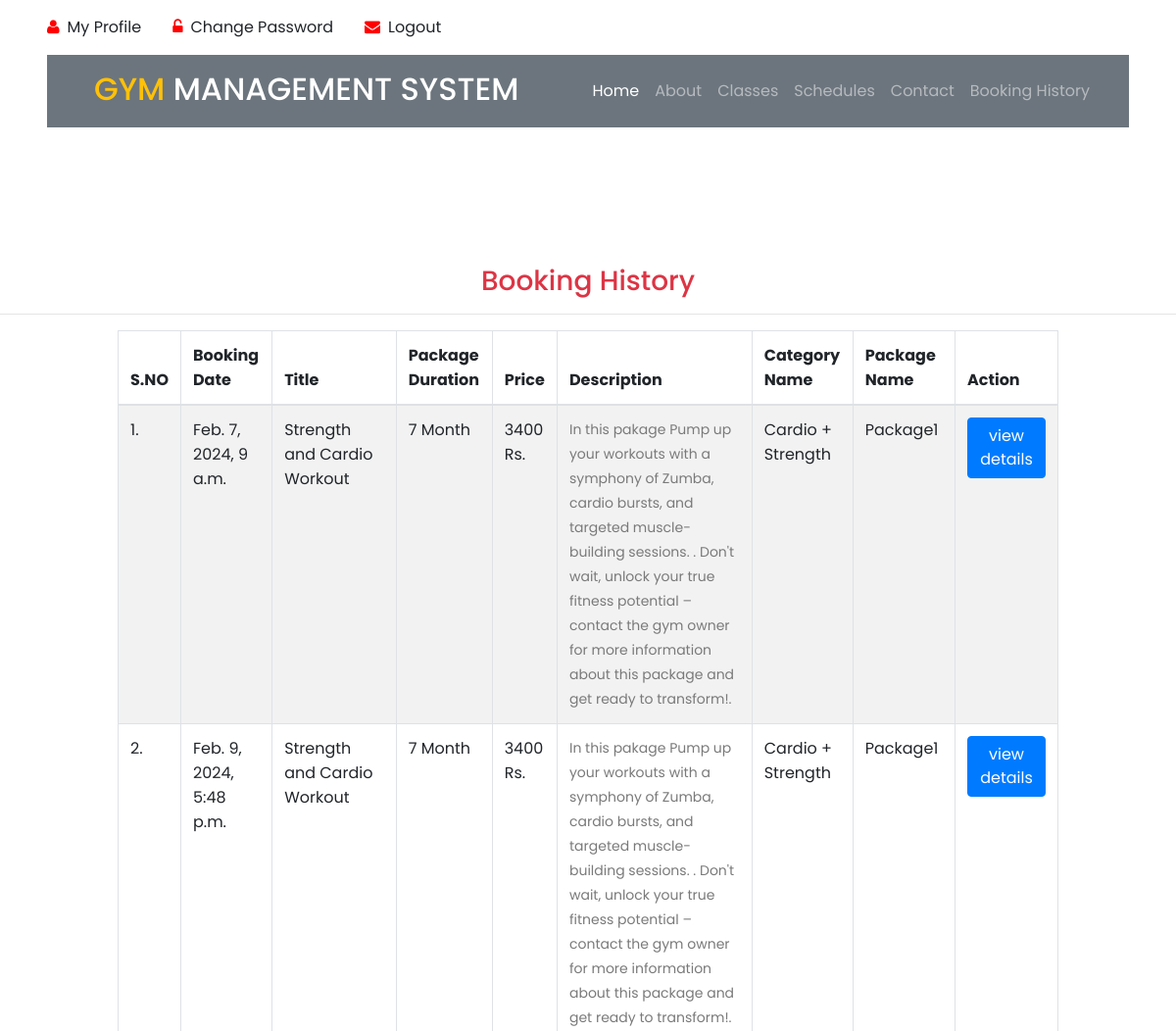
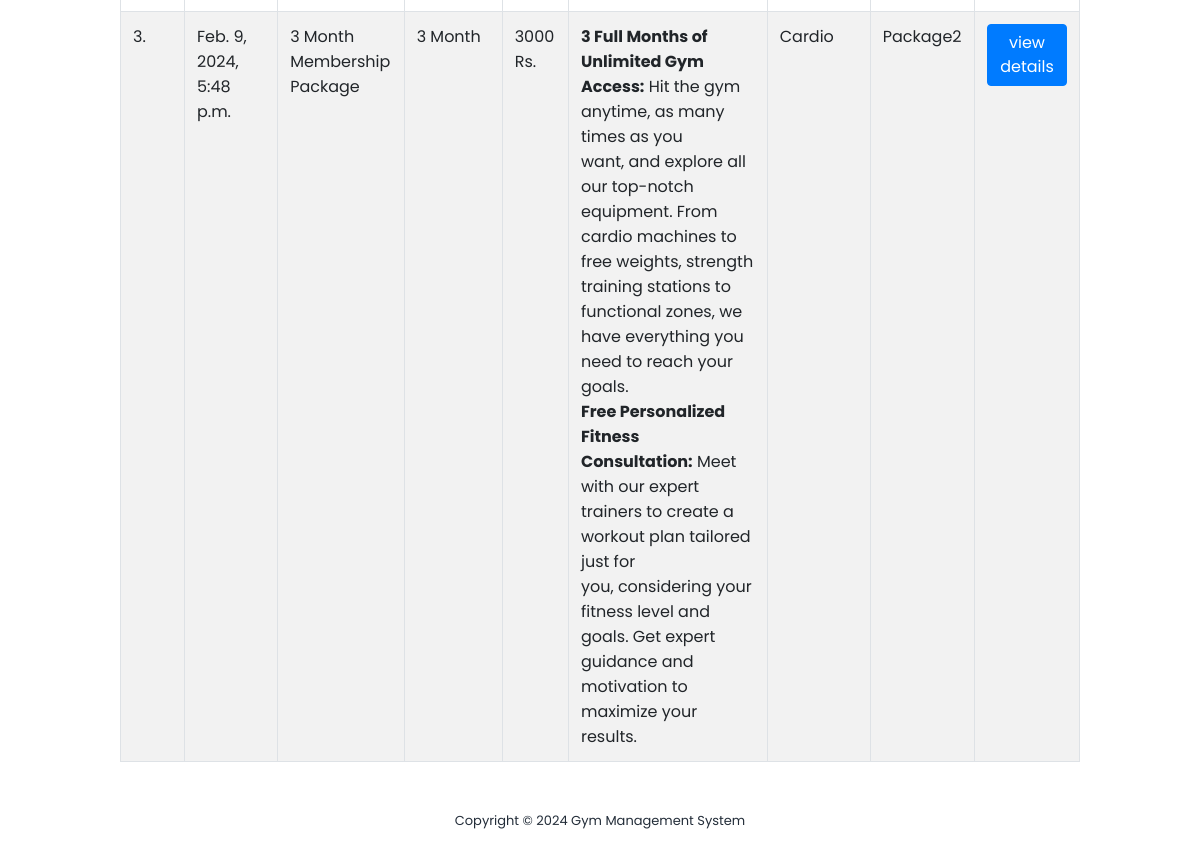
The page /new_booking/ (signed in) on the database its author committed (2 pictures, top to bottom).
### gym/models.py (models this page shows, shortened)
class Booking(models.Model):
    package = models.ForeignKey(
        Package, on_delete=models.CASCADE, null=True, blank=True)
    register = models.ForeignKey(
        Signup, on_delete=models.CASCADE, null=True, blank=True)
    bookingnumber = models.CharField(max_length=100, null=True, blank=True)
    status = models.IntegerField(choices=STATUS, default=1)
    creationdate = models.DateTimeField(auto_now_add=True)

class Package(models.Model):
    category = models.ForeignKey(Category, on_delete=models.CASCADE, null=True)
    packagename = models.ForeignKey(
        Packagetype, on_delete=models.CASCADE, null=True)
    titlename = models.CharField(max_length=200, null=True)
    packageduration = models.CharField(max_length=50, null=True)
    price = models.CharField(max_length=200, null=True)
    description = models.CharField(max_length=200, null=True)
    creationdate = models.DateTimeField(auto_now_add=True)

class Category(models.Model):
    categoryname = models.CharField(max_length=200, null=True)
    status = models.CharField(max_length=300, null=True)
    creationdate = models.DateTimeField(auto_now_add=True)

class Packagetype(models.Model):
    category = models.ForeignKey(Category, on_delete=models.CASCADE, null=True)
    packagename = models.CharField(max_length=200, null=True)
    creationdate = models.DateTimeField(auto_now_add=True)
    def __str__(self):
        return self.packagename

### gym/views.py (the view)
# urls.py: path('new_booking/', new_booking, name='new_booking'),
@login_required(login_url='/admin_login/')
def new_booking(request):
    action = request.GET.get('action')
    data = Booking.objects.filter()
    if action == "New":
        data = data.filter(status="1")
    elif action == "Partial":
        data = data.filter(status="2")
    elif action == "Full":
        data = data.filter(status="3")
    elif action == "Total":
        data = data.filter()
    if request.user.is_staff:
        return render(request, "admin/new_booking.html", locals())
    else:
        return render(request, "booking_history.html", locals())

### gym/templates/booking_history.html (shortened to what this page needs)
{% load static %}
<html lang="en">
<head>
    <link rel="stylesheet" type="text/css" href="{% static 'assets/css/bootstrap.min.css' %}">
    <link rel="stylesheet" type="text/css" href="{% static 'assets/css/font-awesome.css' %}">
    <link rel="stylesheet" href="{% static 'assets/css/templatemo-training-studio.css' %}">
</head>
<div class="container-fluid py-3 px-lg-5 d-none d-lg-block">
    <div class="row">
        {% if request.user.is_authenticated %}
        <div class="col-md-6 text-center text-lg-left mb-2 mb-lg-0">
            <div class="d-inline-flex align-items-center">
                <a class="text-body pr-3" href="/user_profile/"><i style="color:red" class="fa fa-user mr-2"></i>My Profile</a>
                <a class="text-body px-3" href="/user_change_password/"><i style="color:red" class="fa fa-unlock-alt mr-2"></i>Change Password</a>
                <a class="text-body px-3" href="/user_logout/"><i style="color:red" class="fa fa-envelope mr-2"></i>Logout</a>
            </div>
        </div>
        {% endif %}
    </div>
</div>
<div class="container-fluid position-relative nav-bar p-0">
    <div class="position-relative px-lg-5" style="z-index: 9;">
        <nav class="navbar navbar-expand-lg bg-secondary navbar-dark py-3 py-lg-3 pl-3 pl-lg-5">
            <a href="" >
                <h2 class="text-uppercase text-warning mb-1">Gym <span class="text-white">Management System</span>
                </h2>
            </a>
            <div class="collapse navbar-collapse justify-content-between px-3" id="navbarCollapse">
                <div class="navbar-nav ml-auto py-0">
                    <a href="/" class="nav-item nav-link active">Home</a>
                    <a href="#features" class="nav-item nav-link">About</a>
                    <a href="#our-classes" class="nav-item nav-link">Classes</a>
                    <a href="#schedule" class="nav-item nav-link ">Schedules</a>
                    <a href="#contact-us" class="nav-item nav-link">Contact</a>
                    {% if request.user.is_authenticated %}
                    <a href="/booking_history/" class="nav-item nav-link">Booking History</a>
                    {% else %}
                    <a href="#admin"><button style="color:red" class="nav-item nav-link">Admin</button></a>
                    {% endif %}
                </div>
            </div>
        </nav>
    </div>
</div>
<body>
<section class="section" id="admin">
    <h3 class="text-center text-danger">Booking History</h3>
    <hr/>
    <div class="table-responsive" align="center">
			<table id="example" class="table table-striped table-bordered" style="width:80%">
				<thead>
				<tr>
					<th>S.NO</th>
					<th>Booking Date</th>
					<th>Title</th>
					<th>Package Duration</th>
					<th>Price</th>
					<th>Description</th>
					<th>Category Name</th>
					<th>Package Name</th>
					<th>Action</th>
				</tr>
				</thead>
				<tbody>
				{% for i in data %}
				<tr>
					<td>{{forloop.counter}}.</td>
					<td>{{i.creationdate}}</td>
                    <td>{{i.package.titlename}}</td>
                    <td>{{i.package.packageduration}}</td>
                    <td>{{i.package.price}} Rs.</td>
                    <td>{{i.package.description|safe}}
					<td>{{i.package.category.categoryname}}</td>
                    <td>{{i.package.packagename}}</td>
					<td>
						 <a href="{% url 'booking_detail' i.id %}">
							 <button type="button" class="btn btn-primary">view details</button>
						 </a>
					</td>
				</tr>
				 {% endfor %}
			</table>
</div>
</section>
<footer>
    <div class="container">
        <div class="row">
            <div class="col-lg-12">
                <p>Copyright &copy;
                    Gym Management System
                </p>
            </div>
        </div>
    </div>
</footer>
</body>
</html>

### gym/static/assets/css/templatemo-training-studio.css (style rules this page uses)
html, body, div, span, applet, object, iframe, h1, h2, h3, h4, h5, h6, p, blockquote, div pre, a, abbr, acronym, address, big, cite, code, del, dfn, em, font, img, ins, kbd, q, s, samp, small, strike, strong, sub, sup, tt, var, b, u, i, center, dl, dt, dd, ol, ul, li, figure, header, nav, section, article, aside, footer, figcaption { margin: 0; padding: 0; border: 0; outline: 0; }
ul, li { padding: 0; margin: 0; list-style: none; }
header, nav, section, article, aside, footer, hgroup { display: block; }
* { box-sizing: border-box; }
html, body { font-family: 'Poppins', sans-serif; font-weight: 400; background-color: #fff; font-size: 16px; -ms-text-size-adjust: 100%; -webkit-font-smoothing: antialiased; -moz-osx-font-smoothing: grayscale; }
a { text-decoration: none !important; }
h1, h2, h3, h4, h5, h6 { margin-top: 0px; margin-bottom: 0px; }
ul { margin-bottom: 0px; }
p { font-size: 14px; line-height: 25px; color: #7a7a7a; }
html, body { background: #fff; font-family: 'Poppins', sans-serif; }
#admin { margin-top: 140px; }
footer { text-align: center; padding: 30px 0px; }
footer p { color: #232d39; font-size: 13px; }

### rows shown on the page
Booking: creationdate "Feb. 7, 2024, 9 a.m.", package.titlename "Strength and Cardio Workout", package.packageduration "7 Month", package.price "3400", package.description "In this pakage Pump up your workouts with a symphony of Zumba, cardio bursts, and targeted muscle-building sessions. . Don't wait, unlock your true fitness potential – contact the gym owner for more information about this package and get ready to transform!.", package.category.categoryname "Cardio + Strength", package.packagename "Package1"
Booking: creationdate "Feb. 9, 2024, 5:48 p.m.", package.titlename "Strength and Cardio Workout", package.packageduration "7 Month", package.price "3400", package.description "In this pakage Pump up your workouts with a symphony of Zumba, cardio bursts, and targeted muscle-building sessions. . Don't wait, unlock your true fitness potential – contact the gym owner for more information about this package and get ready to transform!.", package.category.categoryname "Cardio + Strength", package.packagename "Package1"
Booking: creationdate "Feb. 9, 2024, 5:48 p.m.", package.titlename "3 Month Membership Package", package.packageduration "3 Month", package.price "3000", package.description "3 Full Months of Unlimited Gym Access: Hit the gym anytime, as many times as you want, and explore all our top-notch equipment. From cardio machines to free weights, strength training stations to functional zones, we have everything you need to reach your goals. Free Personalized Fitness Consultation: Meet with our expert trainers to create a workout plan tailored just for you, considering your fitness level and goals. Get expert guidance and motivation to maximize your results.", package.category.categoryname "Cardio", package.packagename "Package2"
